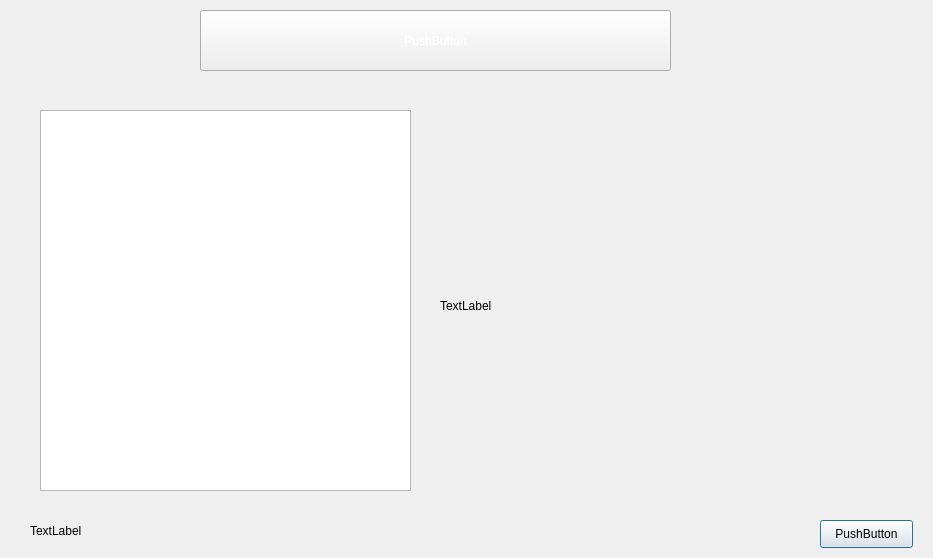
<?xml version="1.0" encoding="UTF-8"?>
<ui version="4.0">
 <class>deficiency</class>
 <widget class="QDialog" name="deficiency">
  <property name="geometry">
   <rect>
    <x>0</x>
    <y>0</y>
    <width>933</width>
    <height>558</height>
   </rect>
  </property>
  <property name="windowTitle">
   <string>Vitamin Deficiency</string>
  </property>
  <widget class="QPushButton" name="pushButton">
   <property name="geometry">
    <rect>
     <x>820</x>
     <y>520</y>
     <width>93</width>
     <height>28</height>
    </rect>
   </property>
   <property name="styleSheet">
    <string notr="true">background-image: url(:/img/img/orangeButton2.jpg);</string>
   </property>
   <property name="text">
    <string>PushButton</string>
   </property>
  </widget>
  <widget class="QPushButton" name="pushButton_2">
   <property name="geometry">
    <rect>
     <x>200</x>
     <y>10</y>
     <width>471</width>
     <height>61</height>
    </rect>
   </property>
   <property name="styleSheet">
    <string notr="true">font: 75 22pt &quot;MS Shell Dlg 2&quot;;
color: rgb(255, 255, 255);
background-image: url(:/img/img/buttons3.jpg);</string>
   </property>
   <property name="text">
    <string>PushButton</string>
   </property>
  </widget>
  <widget class="QPlainTextEdit" name="plainTextEdit">
   <property name="geometry">
    <rect>
     <x>40</x>
     <y>110</y>
     <width>371</width>
     <height>381</height>
    </rect>
   </property>
   <property name="styleSheet">
    <string notr="true">font: 14pt &quot;MS Shell Dlg 2&quot;;</string>
   </property>
  </widget>
  <widget class="QLabel" name="label">
   <property name="geometry">
    <rect>
     <x>30</x>
     <y>515</y>
     <width>291</width>
     <height>31</height>
    </rect>
   </property>
   <property name="styleSheet">
    <string notr="true">font: 75 12pt &quot;MS Shell Dlg 2&quot;;</string>
   </property>
   <property name="text">
    <string>TextLabel</string>
   </property>
  </widget>
  <widget class="QLabel" name="label_2">
   <property name="geometry">
    <rect>
     <x>440</x>
     <y>110</y>
     <width>471</width>
     <height>391</height>
    </rect>
   </property>
   <property name="text">
    <string>TextLabel</string>
   </property>
  </widget>
 </widget>
 <resources/>
 <connections/>
</ui>
